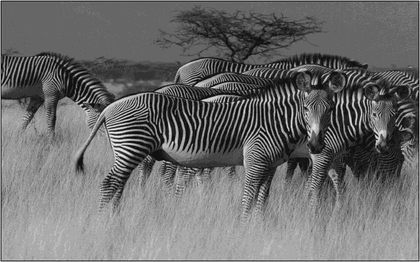
%> input picture Texture/Solutions/zebra_1.tif, 420 x 262 px, shrunk from 640 x 400 before the run
$ octave exercise_tasks.m   (GNU Octave 9; MATLAB toolbox functions it lacks are replaced by stand-ins)
%> lines starting %> are read from the running program, lines starting %| are printed output that depends on the picture
%% TASK 1
%
% The exercise objective is to highlight only the zebras in the attached images.
% Because of the zebras' prominent texture, we can do so by using GLCMs.
% Let's slide a window over an image of a zebra, sending its content
% to the GLCM function. The returned GLCMs are used to derive features such
% as contrast, variance and entropy - which in turn will be used to
% threshold and hopefully highlight only the zebras.

% GLCM PARAMETERS
dx = 1;           % x-direction
dy = 0;           % y-direction
normalise = true; % Normalise the GLCM?
symmetric = false; % Create symmetric GLCM?
G = 16;            % nof. gray scale levels
windowSize = 31;  % window size 9

% IMAGE PREPARATIONS
img_orig = imread('zebra_1.tif');       % Load the image. NB! Only zebra_1.tif has 256 gray levels
%> img_orig is the input picture: size 262x420 uint8; min 0, max 242, mean 108.7
img = uint8(floor(double(img_orig)/G)); % Reduce nof. gray scale levels to G = 16
figure,imshow(img,[])

%img = img_orig;

%however the maximum is 14 after reducing the number of graylevels
% use this in order to get more contrast in the image and use all gray
img = histeq(img,G); % we equalize in order to use all the graylevels
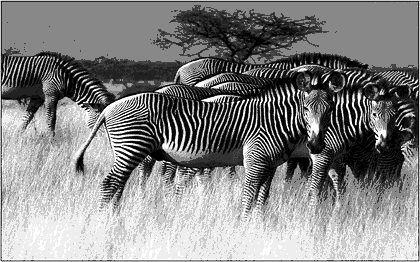
%> img: size 262x420 uint8; min 0, max 255, mean 132.2
img = uint8(round(double(img) * (G-1) / double(max(img(:))))); % We divide by the largest value and then multiply by G-1 in order to get use all of the range avaliable
figure,imshow(img,[])

[m,n] = size(img);              % Size of original image
%> m = 262; n = 420
halfSize = floor(windowSize/2); % Size of "half" the window

% Expand the original image with a zero border
imgWithBorders = zeros(m+windowSize-1, n+windowSize-1);
imgWithBorders(halfSize:end-halfSize-1,halfSize:end-halfSize-1) = img;
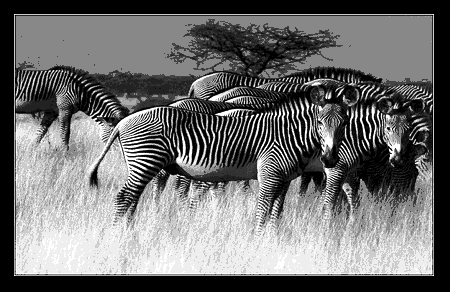
%> imgWithBorders: size 292x450 double; min 0, max 15, mean 6.51; drawn with min black and max white
[M,N] = size(imgWithBorders); % Size of image with borders
%> M = 292; N = 450

% Declare feature matrices
C = zeros(size(img)); % Contrast matrix
V = zeros(size(img)); % Variance matrix
E = zeros(size(img)); % Entropy matrix

ii = repmat((0:(G-1))', 1, G);
jj = repmat( 0:(G-1)  , G, 1);

for i = 1+halfSize:N-halfSize-1 %1:size(img, 2)-windowSize
    for j = 1+halfSize:M-halfSize-1 %1:size(img, 1)-windowSize

        %Code that is commented out in this block can be run without the
        %loop in that case you have to select the lines and press F9 in
        %order to run just that selection.
        % You can use this to see how the weights of the different 2. order
        % moments behave given a position in the image (j,i)
        % j=385;
        % i=289;

        % Retrieve window
        window = imgWithBorders(j-halfSize:j+halfSize,i-halfSize:i+halfSize);
        % figure,imshow(window,[]),title('Window in image')

        % Pass window to GLCM function with specified parameters
%> (the run ends here)

$ run again, with Texture/Solutions/zebra_2.tif copied over Texture/Solutions/zebra_1.tif
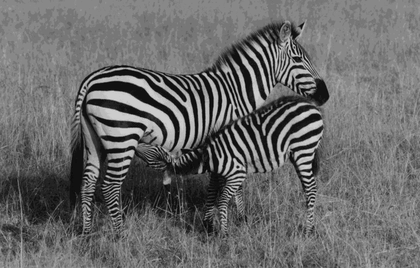
%> input picture Texture/Solutions/zebra_2.tif, 420 x 268 px, shrunk from 881 x 563 before the run
%> img_orig is the input picture: size 268x420 uint8; min 0, max 212, mean 105.8
%> `img = histeq(img,G);`:
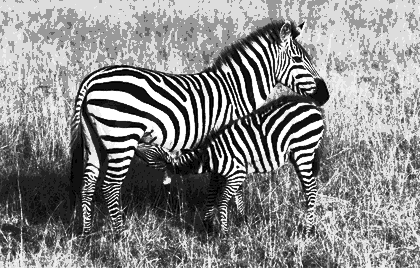
%> img: size 268x420 uint8; min 0, max 255, mean 138.1
%> `imgWithBorders(halfSize:end-halfSize-1,halfSize:end-halfSize-1) = img;`:
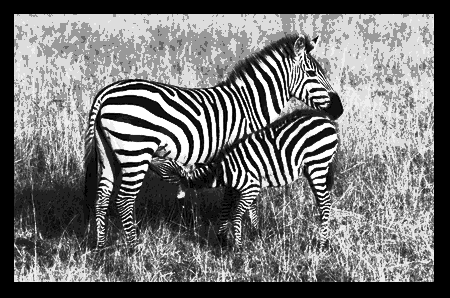
%> imgWithBorders: size 298x450 double; min 0, max 15, mean 6.82; drawn with min black and max white

$ run again, with Texture/Solutions/zebra_3.tif copied over Texture/Solutions/zebra_1.tif
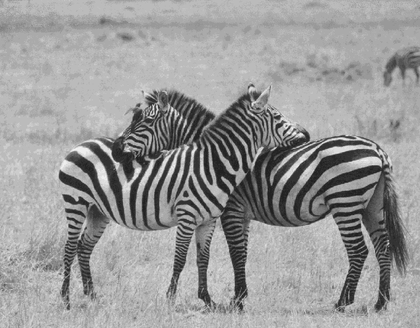
%> input picture Texture/Solutions/zebra_3.tif, 420 x 328 px, shrunk from 792 x 619 before the run
%> img_orig is the input picture: size 328x420 uint8; min 25, max 245, mean 152.9
%> `img = histeq(img,G);`:
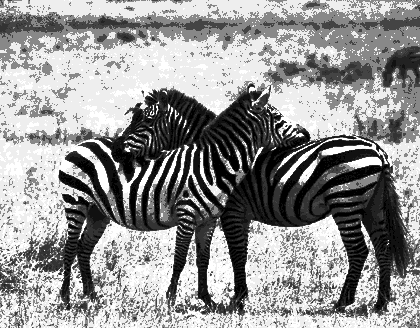
%> img: size 328x420 uint8; min 0, max 255, mean 148.4
%> `imgWithBorders(halfSize:end-halfSize-1,halfSize:end-halfSize-1) = img;`:
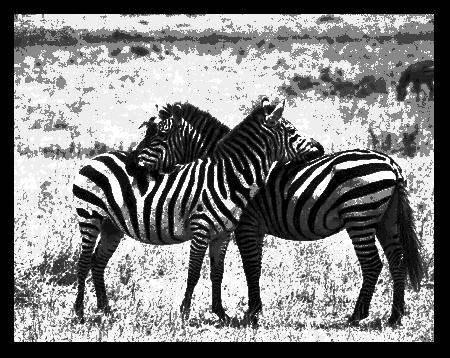
%> imgWithBorders: size 358x450 double; min 0, max 15, mean 7.46; drawn with min black and max white

$ run again, with Texture/Solutions/zebra_4.tif copied over Texture/Solutions/zebra_1.tif
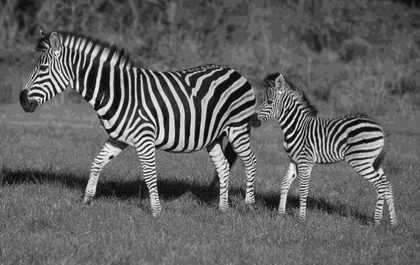
%> input picture Texture/Solutions/zebra_4.tif, 420 x 265 px, shrunk from 799 x 504 before the run
%> img_orig is the input picture: size 265x420 uint8; min 2, max 255, mean 98.5
%> `img = histeq(img,G);`:
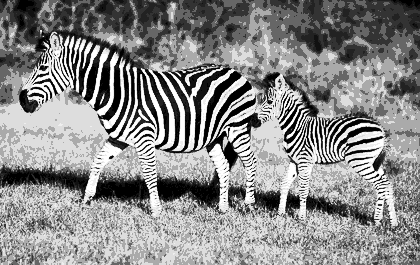
%> img: size 265x420 uint8; min 0, max 255, mean 137.6
%> `imgWithBorders(halfSize:end-halfSize-1,halfSize:end-halfSize-1) = img;`:
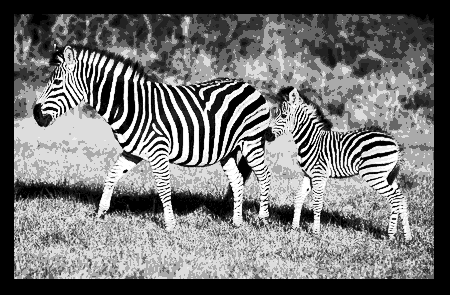
%> imgWithBorders: size 295x450 double; min 0, max 15, mean 6.78; drawn with min black and max white
